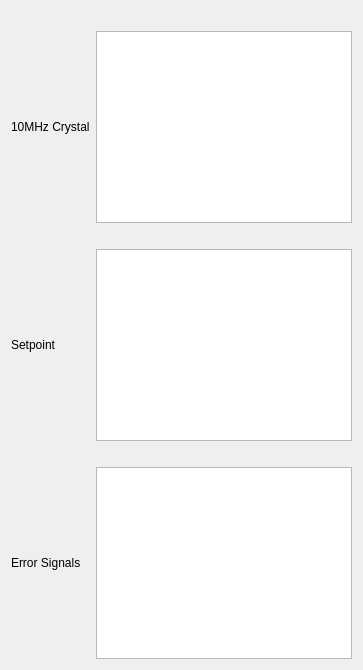
                          <widget class="QWidget" name="tab_52">
                           <attribute name="title">
                            <string>Rb Lock</string>
                           </attribute>
                           <layout class="QGridLayout" name="gridLayout_44">
                            <item row="5" column="1">
                             <widget class="QGraphicsView" name="graphicsView_46"/>
                            </item>
                            <item row="1" column="1">
                             <widget class="QGraphicsView" name="graphicsView_44"/>
                            </item>
                            <item row="0" column="1">
                             <widget class="QLabel" name="label_64">
                              <property name="text">
                               <string>&lt;FC?&gt;</string>
                              </property>
                             </widget>
                            </item>
                            <item row="1" column="0">
                             <widget class="QLabel" name="label_63">
                              <property name="text">
                               <string>10MHz Crystal</string>
                              </property>
                             </widget>
                            </item>
                            <item row="4" column="1">
                             <widget class="QLabel" name="label_68">
                              <property name="text">
                               <string>&lt;SF?&gt;</string>
                              </property>
                             </widget>
                            </item>
                            <item row="5" column="0">
                             <widget class="QLabel" name="label_67">
                              <property name="text">
                               <string>Setpoint</string>
                              </property>
                             </widget>
                            </item>
                            <item row="7" column="1">
                             <widget class="QGraphicsView" name="graphicsView_45"/>
                            </item>
                            <item row="7" column="0">
                             <widget class="QLabel" name="label_65">
                              <property name="text">
                               <string>Error Signals</string>
                              </property>
                             </widget>
                            </item>
                            <item row="6" column="1">
                             <widget class="QLabel" name="label_66">
                              <property name="text">
                               <string>&lt;DS?&gt;</string>
                              </property>
                             </widget>
                            </item>
                           </layout>
                          </widget>
